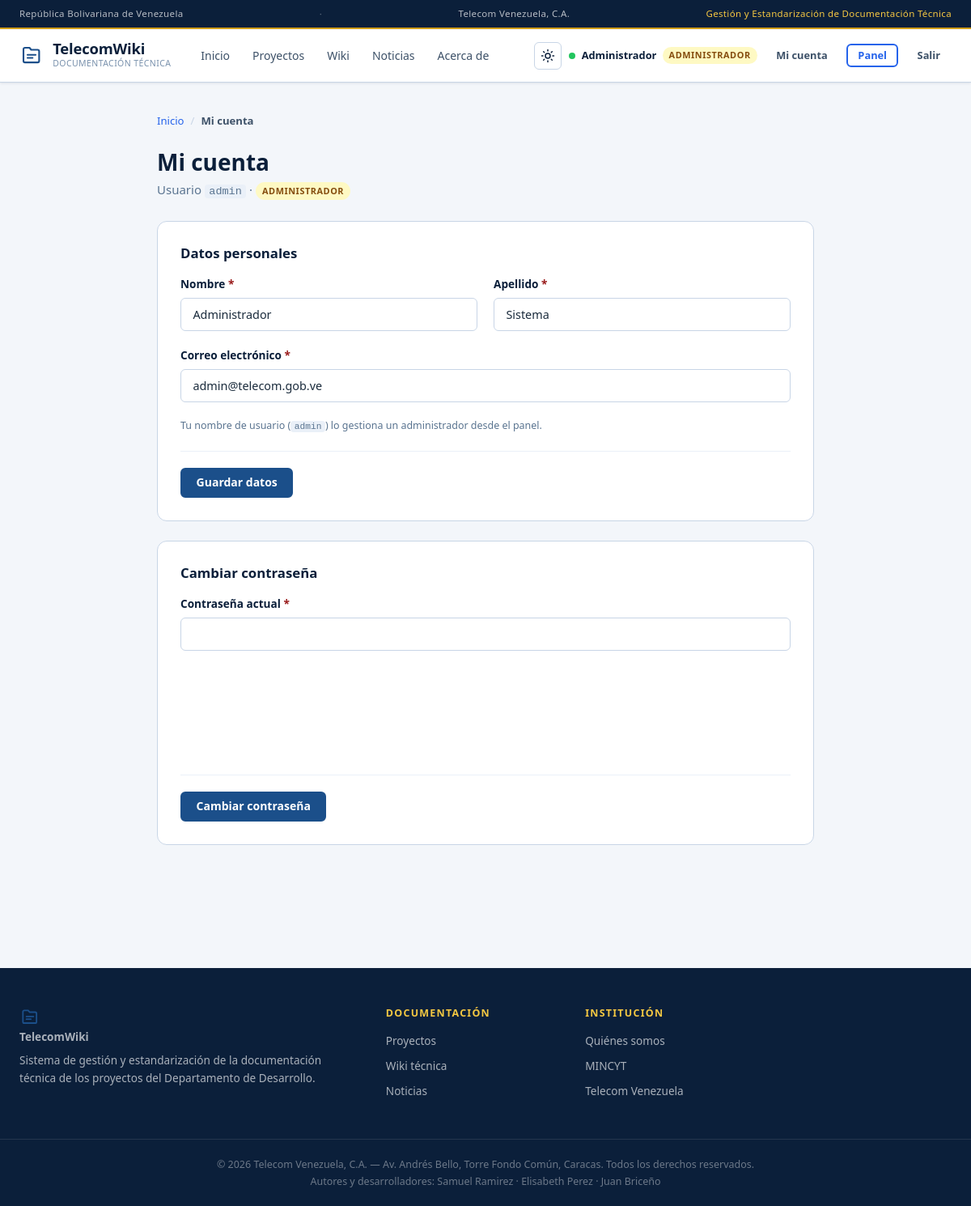
The page /frontend/cuenta.php (signed in) on the database its author committed.
### tables this page shows
CREATE TABLE `usuarios` (
    `id`            INT UNSIGNED NOT NULL AUTO_INCREMENT,
    `nombre`        VARCHAR(100)  NOT NULL,
    `apellido`      VARCHAR(100)  NOT NULL,
    `usuario`       VARCHAR(50)   NOT NULL,
    `email`         VARCHAR(150)  NOT NULL,
    `password`      VARCHAR(255)  NOT NULL,
    `rol`           ENUM('lector','editor','supervisor','admin') NOT NULL DEFAULT 'lector',
    `activo`        TINYINT(1)    NOT NULL DEFAULT 1,
    `ultimo_acceso` DATETIME      NULL DEFAULT NULL,
    `creado_en`     DATETIME      NOT NULL DEFAULT CURRENT_TIMESTAMP,
    PRIMARY KEY (`id`),
    UNIQUE KEY `uq_usuarios_usuario` (`usuario`),
    UNIQUE KEY `uq_usuarios_email`   (`email`),
    KEY `idx_usuarios_rol_activo` (`rol`,`activo`)
);

### backend/lib/bootstrap.php (called while the page is built, shortened)
<?php
require_once __DIR__ . '/../config/db.php';
require_once __DIR__ . '/helpers.php';
require_once __DIR__ . '/auth.php';
require_once __DIR__ . '/permisos.php';
require_once __DIR__ . '/paginate.php';
require_once __DIR__ . '/render.php';
function abrirPagina(string $titulo = ''): void {
    include FRONTEND . '/partials/header.php';
}
function cerrarPagina(): void {
    include FRONTEND . '/partials/footer.php';
}

### backend/lib/helpers.php (called while the page is built, shortened)
<?php
function e(?string $s): string {
    return htmlspecialchars($s ?? '', ENT_QUOTES | ENT_SUBSTITUTE, 'UTF-8');
}
function url(string $ruta = ''): string {
    return SITE_URL . '/' . ltrim($ruta, '/');
}
function etiquetaRol(string $rol): string {
    $mapa = ['lector' => 'Lector', 'editor' => 'Editor',
             'supervisor' => 'Supervisor', 'admin' => 'Administrador'];
    return $mapa[$rol] ?? ucfirst($rol);
}

### backend/lib/auth.php (called while the page is built, shortened)
<?php
require_once __DIR__ . '/../config/db.php';
function isLoggedIn(): bool {
    return isset($_SESSION['user_id']);
}
function currentUser(): ?array {
    static $cache = null;
    if ($cache !== null) {
        return $cache;
    }
    $id = (int) $_SESSION['user_id'];
    $row = dbUnica(
        'SELECT id, nombre, apellido, usuario, email, rol, activo
           FROM usuarios WHERE id = ? LIMIT 1',
        [$id]
    );
    $cache = [
        'id'       => (int) $row['id'],
        'nombre'   => $row['nombre'],
        'apellido' => $row['apellido'],
        'usuario'  => $row['usuario'],
        'email'    => $row['email'],
        'rol'      => $row['rol'],
    ];
    return $cache;
}
function requireLogin(): void {
    if (!isLoggedIn() || currentUser() === null) {
        $_SESSION['intento_url'] = $_SERVER['REQUEST_URI'] ?? '';
        header('Location: ' . SITE_URL . '/login.php');
        exit;
    }
}
    ?>

### backend/config/db.php (called while the page is built, shortened)
<?php
function getDB(): PDO {
    static $pdo = null;
    if ($pdo === null) {
        $dsn = 'mysql:host=' . DB_HOST . ';port=' . DB_PORT
             . ';dbname=' . DB_NAME . ';charset=utf8mb4';
        try {
            $pdo = new PDO($dsn, DB_USER, DB_PASS, [
                PDO::ATTR_ERRMODE            => PDO::ERRMODE_EXCEPTION,
                PDO::ATTR_DEFAULT_FETCH_MODE => PDO::FETCH_ASSOC,
                PDO::ATTR_EMULATE_PREPARES   => false,
            ]);
        } catch (PDOException $e) {
            error_log('[db.php] Error de conexión a MySQL: ' . $e->getMessage());
            http_response_code(503);
            die('<div>'
              . '<strong>El sitio no está disponible en este momento.</strong><br>'
              . '<small>Intenta nuevamente en unos minutos. Si el problema persiste, '
              . 'verificá que MySQL esté iniciado (XAMPP → pestaña MySQL) y que exista '
              . 'la base de datos <em>telecom_wiki</em>.</small></div>');
        }
    }
    return $pdo;
}
function dbUnica(string $sql, array $params = []) {
    $st = getDB()->prepare($sql);
    $st->execute($params);
    return $st->fetch();
}

### backend/lib/permisos.php (called while the page is built, shortened)
<?php
function nivelRol(?string $rol): int {
    return JERARQUIA_ROLES[$rol] ?? 0;
}
function puede(string $capacidad, ?array $usuario = null): bool {
    $minimo = CAPACIDADES[$capacidad] ?? 'admin';
    $usuario = $usuario ?? currentUser();
    return nivelRol($usuario['rol']) >= nivelRol($minimo);
}

### frontend/cuenta.php (the view, shortened to what this page needs)
<?php
require_once dirname(__DIR__) . '/backend/lib/bootstrap.php';
requireLogin();
$yo       = currentUser();
$errores  = [];
$valores  = [
    'nombre'  => $yo['nombre'],
    'apellido'=> $yo['apellido'],
    'email'   => $yo['email'],
];
$cssExtra  = 'admin.css';
abrirPagina();
?>
<div class="container container--form">
    <?= migaDePan([
        ['Inicio' => 'index.php'],
        ['Mi cuenta' => null],
    ]) ?>
    <div class="seccion-cabecera">
        <div>
            <h1>Mi cuenta</h1>
            <p class="muted">Usuario <code><?= e($yo['usuario']) ?></code> ·
                <?= badgeRol($yo['rol']) ?></p>
        </div>
    </div>
    <div class="panel panel--form">
        <header class="panel__cabecera">
            <h2 class="panel__titulo">Datos personales</h2>
        </header>
        <form method="post" class="formulario" action="<?= e(url('cuenta.php')) ?>">
            <div class="rejilla rejilla--2">
                <?= campo('nombre', 'Nombre', 'text', [
                    'valor' => $valores['nombre'], 'requerido' => true, 'max' => 80,
                    'errores' => $errores,
                ]) ?>
                <?= campo('apellido', 'Apellido', 'text', [
                    'valor' => $valores['apellido'], 'requerido' => true, 'max' => 80,
                    'errores' => $errores,
                ]) ?>
            </div>
            <?= campo('email', 'Correo electrónico', 'email', [
                'valor' => $valores['email'], 'requerido' => true, 'max' => 190,
                'errores' => $errores,
            ]) ?>
            <p class="form-ayuda">Tu nombre de usuario (<code><?= e($yo['usuario']) ?></code>)
                lo gestiona un administrador desde el panel.</p>
            <div class="acciones-formulario">
                <button class="btn btn-primary" type="submit">Guardar datos</button>
            </div>
        </form>
    </div>
    <div class="panel panel--form">
        <header class="panel__cabecera">
            <h2 class="panel__titulo">Cambiar contraseña</h2>
        </header>
        <form method="post" class="formulario" action="<?= e(url('cuenta.php')) ?>">
            <?= campo('password_actual', 'Contraseña actual', 'password', [
                'requerido' => true, 'errores' => $errores,
                'extra' => 'autocomplete="current-password"',
            ]) ?>
            <div class="rejilla rejilla--2">
            </div>
            <div class="acciones-formulario">
                <button class="btn btn-primary" type="submit">Cambiar contraseña</button>
            </div>
        </form>
    </div>
</div>

### frontend/partials/header.php (shortened to what this page needs)
<?php
require_once dirname(__DIR__, 2) . '/backend/lib/bootstrap.php';
$paginaActual = basename($_SERVER['PHP_SELF'] ?? '', '.php');
$seccionDe = [
    'index'              => 'index',
    'proyectos'          => 'proyectos',
    'proyecto'           => 'proyectos',
    'wiki'               => 'wiki',
    'articulo'           => 'wiki',
    'noticias'           => 'noticias',
    'noticia'            => 'noticias',
    'acerca'             => 'acerca',
];
$seccionActiva = $seccionDe[$paginaActual] ?? '';
$enlaces = [
    'index'     => ['Inicio',     'index.php'],
    'proyectos' => ['Proyectos',  'proyectos.php'],
    'wiki'      => ['Wiki',       'wiki.php'],
    'noticias'  => ['Noticias',   'noticias.php'],
    'acerca'    => ['Acerca de',  'acerca.php'],
];
$usuario    = currentUser();
$cssExtra   = $cssExtra ?? '';
?>
<!DOCTYPE html>
<html lang="es">
<head>
    <link rel="stylesheet" href="<?= e(url('css/base.css')) ?>">
    <link rel="stylesheet" href="<?= e(url('css/layout.css')) ?>">
    <link rel="stylesheet" href="<?= e(url('css/components.css')) ?>">
    <link rel="stylesheet" href="<?= e(url('css/pages.css')) ?>">
<?php if ($cssExtra !== ''): ?>
    <link rel="stylesheet" href="<?= e(url('css/' . $cssExtra)) ?>">
<?php endif; ?>
</head>
<body>
<div class="bar-top">
    <div class="bar-top__inner container">
        <span>República Bolivariana de Venezuela</span>
        <span class="bar-top__sep" aria-hidden="true">·</span>
        <span>Telecom Venezuela, C.A.</span>
        <span class="bar-top__derecha"><?= e(SITE_TAGLINE) ?></span>
    </div>
</div>
<header class="site-header">
    <div class="site-header__inner container">
        <a class="site-logo" href="<?= e(url('index.php')) ?>">
            <span class="logo-icon" aria-hidden="true">
                <svg width="30" height="30" viewBox="0 0 24 24" fill="none" stroke="currentColor"
                     stroke-width="1.7" stroke-linecap="round" stroke-linejoin="round">
                    <path d="M4 5.5A1.5 1.5 0 0 1 5.5 4H10l1.6 2H18a1.5 1.5 0 0 1 1.5 1.5V17A1.5 1.5 0 0 1 18 18.5H5.5A1.5 1.5 0 0 1 4 17z"/>
                    <path d="M8 11h8M8 14h5"/>
                </svg>
            </span>
            <span class="logo-text">
                <span class="logo-title"><?= e(SITE_NAME) ?></span>
                <span class="logo-sub">Documentación técnica</span>
            </span>
        </a>
        <nav id="nav-principal" class="site-nav" aria-label="Navegación principal">
            <ul>
<?php foreach ($enlaces as $clave => [$texto, $ruta]): ?>
                <li>
                    <a href="<?= e(url($ruta)) ?>"
                       <?= $seccionActiva === $clave ? 'class="is-active" aria-current="page"' : '' ?>>
                        <?= e($texto) ?>
                    </a>
                </li>
<?php endforeach; ?>
            </ul>
        </nav>
        <div class="site-header__actions">
            <button class="theme-toggle" type="button" data-tema-toggle
                    aria-pressed="false"
                    aria-label="Cambiar entre modo claro y modo oscuro">
            </button>
<?php if ($usuario === null): ?>
            <a class="btn btn-outline btn-sm" href="<?= e(url('login.php')) ?>">
                <svg width="16" height="16" viewBox="0 0 20 20" fill="currentColor" aria-hidden="true">
                    <path d="M8 4H5a1 1 0 0 0-1 1v10a1 1 0 0 0 1 1h3M12 7l3 3-3 3M15 10H8"/>
                </svg>
                Iniciar sesión
            </a>
<?php else: ?>
            <span class="user-badge">
                <span class="user-dot" aria-hidden="true"></span>
                <span class="user-badge__nombre"><?= e($usuario['nombre']) ?></span>
                <?= badgeRol($usuario['rol']) ?>
            </span>
            <a class="btn btn-ghost btn-sm" href="<?= e(url('cuenta.php')) ?>">
                Mi cuenta
            </a>
            <?php if (puede('panel.acceder')): ?>
                <a class="btn btn-outline btn-sm" href="<?= e(url('admin/index.php')) ?>">Panel</a>
            <?php endif; ?>
            <form class="form-salir" method="post" action="<?= e(url('logout.php')) ?>">
                <button class="btn btn-ghost btn-sm" type="submit">Salir</button>
            </form>
<?php endif; ?>
        </div>
    </div>
</header>
<main id="contenido" class="main-content">

### backend/lib/render.php (shortened to what this page needs)
<?php
function migaDePan(array $items): string {
    $html = '<nav class="breadcrumb" aria-label="Miga de pan"><ol>';
    $ultimo = count($items) - 1;
    foreach ($items as $i => $item) {
        $nombre = array_key_first($item);
        $ruta   = $item[$nombre];
        $sep    = $i > 0 ? '<span class="breadcrumb__sep" aria-hidden="true">/</span>' : '';
        if ($i === $ultimo || $ruta === null) {
            $html .= $sep . '<li class="breadcrumb__actual" aria-current="page">' . e($nombre) . '</li>';
        } else {
            $html .= $sep . '<li><a href="' . e(url($ruta)) . '">' . e($nombre) . '</a></li>';
        }
    }
    return $html . '</ol></nav>';
}
function badgeRol(string $rol): string {
    return '<span class="role-tag role-' . e($rol) . '">' . e(etiquetaRol($rol)) . '</span>';
}
function campo(string $nombre, string $etiqueta, string $tipo = 'text', array $op = []): string {
    $valor     = $op['valor'] ?? '';
    $requerido = !empty($op['requerido']);
    $max       = $op['max'] ?? null;
    $ayuda     = $op['ayuda'] ?? '';
    $extra     = $op['extra'] ?? '';
    $id        = 'f_' . $nombre;
    $errores   = $op['errores'] ?? [];
    $atributos = 'id="' . e($id) . '" name="' . e($nombre) . '"';
    if ($requerido) $atributos .= ' required';
    if ($max !== null && $tipo !== 'file') {
        $atributos .= ' maxlength="' . (int) $max . '"';
    }
    $atributos .= ' ' . trim($extra);
    $clase = 'form-control' . (!empty($op['class']) ? ' ' . $op['class'] : '');
    $html = '<div class="form-group' . (isset($errores[$nombre]) ? ' form-group--error' : '') . '">';
    $html .= '<label class="form-label" for="' . e($id) . '">' . e($etiqueta)
           . ($requerido ? ' <span class="obligatorio" aria-hidden="true">*</span>' : '') . '</label>';
    if ($tipo === 'select') {
        $html .= '<select class="' . $clase . '" ' . $atributos . '>';
        if (isset($op['vacio'])) {
            $vacio = (string) $op['vacio'];
            $html .= '<option value=""'
                   . ((string) $valor === '' ? ' selected' : '') . '>' . e($vacio) . '</option>';
        }
        foreach ($op['opciones'] ?? [] as $k => $v) {
            $sel = ((string) $k === (string) $valor) ? ' selected' : '';
            $html .= '<option value="' . e((string) $k) . '"' . $sel . '>' . e($v) . '</option>';
        }
        $html .= '</select>';
    } elseif ($tipo === 'textarea') {
        $html .= '<textarea class="' . $clase . '" rows="' . (int) ($op['filas'] ?? 6) . '" '
               . $atributos . '>' . e($valor) . '</textarea>';
    } elseif ($tipo === 'file') {
        $html .= '<input class="' . $clase . '" type="file" ' . $atributos . '>';
    } else {
        $html .= '<input class="' . $clase . '" type="' . e($tipo) . '" value="' . e($valor) . '" '
               . $atributos . '>';
    }
    if (isset($errores[$nombre])) {
        $html .= '<p class="form-error" role="alert">' . e($errores[$nombre]) . '</p>';
    } elseif ($ayuda !== '') {
        $html .= '<p class="form-ayuda">' . e($ayuda) . '</p>';
    }
    return $html . '</div>';
}

### rows shown on the page
usuarios: nombre "Administrador", rol "ADMINISTRADOR ADMINISTRADOR", usuario "admin", apellido "Sistema", email "admin@telecom.gob.ve"

### other values the page prints
SITE_TAGLINE "Gestión y Estandarización de Documentación Técnica"
SITE_NAME "TelecomWiki"
$texto "Inicio"
$texto "Proyectos"
$texto "Wiki"
$texto "Noticias"
$texto "Acerca de"
$nombre "Inicio"
$nombre "Mi cuenta"
$etiqueta "Nombre Apellido Correo electrónico Contraseña actual"
SITE_AUTORES "Samuel Ramirez · Elisabeth Perez · Juan Briceño"
